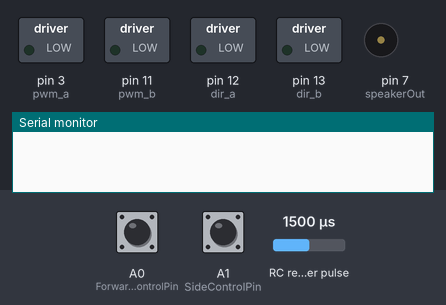
This sketch was run on a simulated Arduino Mega 2560, built with avr-gcc and run on an emulated ATmega2560. Parts: switched loads named in the sketch (green lamp = pin HIGH), buzzer (waves = sounding, pin HIGH), the last lines printed to the serial monitor. Wiring (inferred from the names in the program): RC receiver channel: data A2. Inputs (shaded band) come from the test bench; at power-on: A0 (ForwardControlPin) LOW, A1 (SideControlPin) LOW, RC receiver pulse 1500 µs.

Above: at 1.2 s.
1.3 s: A0 (ForwardControlPin) pulsed HIGH 5 times (0.12 s each, 0.3 s apart)
At 2.4 s:
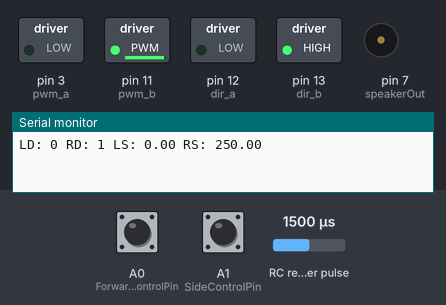
At 4.2 s:
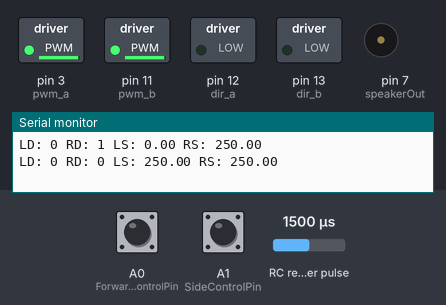
5.8 s: A1 (SideControlPin) pulsed HIGH 5 times (0.12 s each, 0.3 s apart)
At 7.8 s:
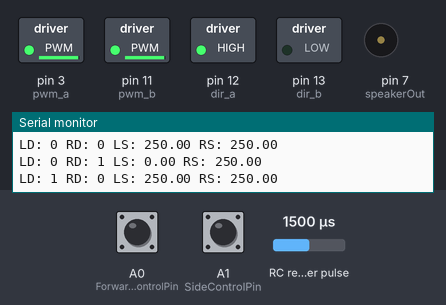
Timing chart, 0 to 10.1 s (numbered marks = the images above; inputs shaded):
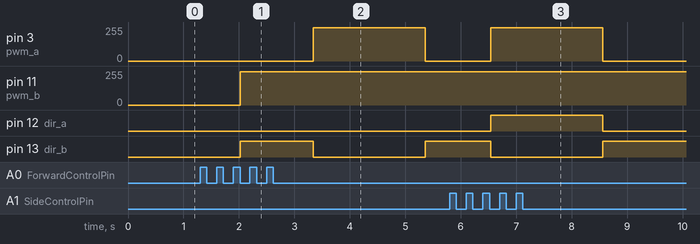

The sketch:

ChinaBot.ino
```cpp
/*
 * ChinaBot
 * -driver for my little robot
 */

//#include "MotorFunctions.h"
#include "BehaviourFunctions.h"
#include "RCControl.h"

Behaviour behaviour;
RCControl rc;

void setup() {

  // put your setup code here, to run once:
  Serial.begin(115200); // Open serial monitor at 115200 baud to see ping results.
  setup_motors();
  stopped();
  //behaviour.init_state();
  rc.Setup();
}

void loop() {
  //behaviour.update();
  rc.Update();
}
```

BehaviourFunctions.cpp
```cpp
#include "BehaviourFunctions.h"
#include "Arduino.h"


bool Behaviour::mObstacleMap[] = {false, false, false};

bool Behaviour::check_timeout(State* state, unsigned long delta_ms)
{
  unsigned long delta = (millis() - state->time_start);
  return ( delta > delta_ms );
}

bool Behaviour::backup(State* state)
{
    if( check_timeout(state,BACKUP_DISTANCE) )
    {

      if( !mObstacleMap[0] ) // if left is clear, go left
      {
        Serial.println("Obstacle Clear On Left->Go Left");
        left();
      }
      else // otherwise, just turn right
      {
        Serial.println("Obstacle -> Go Right");
        right();
      }


      state->next_cmd = &turn;
      state->time_start = millis();

      return true;
    }
    return false;
}

bool Behaviour::turn(State* state)
{
    if( check_timeout(state, TURN_DISTANCE ) )
    {
      //stopped();
      Serial.println("Turn Complete->Detect Left");
      reset_blocked();
      state->next_cmd = &detect_left;
      state->time_start = millis();
      return true;
    }
    return false;
}

bool Behaviour::move_fwd(State* state)
{
  //Serial.println("In move_fwd");
  if( check_timeout(state, TRAVEL_DISTANCE ) )
  {
    Serial.println("mov_fwd: detect_left");
    //stopped();
      state->next_cmd = &detect_left;
      state->time_start = millis();
      return true;
  }
  return false;
}

bool Behaviour::choose_direction(State* state)
{
  Serial.println("choose");
    char o_map[] = {(mObstacleMap[0]?'x':'.'),(mObstacleMap[1]?'x':'.'),(mObstacleMap[2]?'x':'.'),0};
    Serial.println(o_map);
  if( mObstacleMap[0] || mObstacleMap[1] || mObstacleMap[2] )
  {
    Serial.println("Obstacle Detected->Go Backward");
    stopped();
    backward();
    state->next_cmd = &backup;
    state->time_start = millis();

    return true;
  }
  else
  {
    Serial.println("Forward");
    reset_blocked();

    forward();
    state->next_cmd = &move_fwd;
    state->time_start = millis();

    return true;
  }

  return false;
}

bool Behaviour::detect_right(State* state)
{

  //Serial.print(millis());
  //Serial.print(" : ");
  //Serial.print(state->time_start);
  //Serial.println(SENSE_TIMEOUT);
  if( check_timeout(state, SENSE_TIMEOUT) )
  {

    unsigned int distance = sonar_fr.ping_cm();

    if(sonar_fr.check_timer())
    {
      mObstacleMap[2] = ( (distance > 0) && (distance < STANDOFF) );
    }
    else
    {
      Serial.println("right check failed");
      mObstacleMap[2] = false;
      //state->next_cmd = &detect_right;
      //state->time_start = millis();
    }
    //Serial.print("R: ");
    //Serial.println(distance);
    //Serial.print("Check Timer: " );
    //Serial.println(sonar_fr.check_timer());

    state->next_cmd = &choose_direction;
    state->time_start = millis();
    return true;
  }

  return false;
}

bool Behaviour::detect_center(State* state)
{
  // check blocked
  if( check_timeout(state, SENSE_TIMEOUT) )
  {

    int median = sonar_c.ping_median(10);
    unsigned int distance = sonar_c.convert_cm(median);

    if(sonar_c.check_timer())
    {
      mObstacleMap[1] = ( (distance > 0) && (distance < STANDOFF) );
    }
    else
    {
      Serial.println("center check failed");
      mObstacleMap[1] = false;
      //state->next_cmd = &detect_center;
      //state->time_start = millis();
      //return true;
    }
    //Serial.print("C: ");
    //Serial.println(distance);
    //Serial.print("Check Timer: " );
    //Serial.println(sonar_c.check_timer());


    state->next_cmd = &detect_right;
    state->time_start = millis();
    return true;
  }
  return false;
}

bool Behaviour::detect_left(State* state)
{
  if( check_timeout(state,SENSE_TIMEOUT) )
  {

    int median = sonar_fl.ping_median(10);
    unsigned int distance = sonar_fl.convert_cm(median);
    //Serial.print("Check Timer: " );
    //Serial.println(sonar_fl.check_timer());

    if(sonar_fl.check_timer())
    {
      mObstacleMap[0] = ( (distance > 0) && (distance < STANDOFF) );
    }
    else
    {
      mObstacleMap[0] = false;
      //Serial.println("left check failed");
      //state->next_cmd = &detect_left;
      //state->time_start = millis();
      //true;
    }
    ///Serial.print("L: ");
    //Serial.println(distance);
    // if blocked
    state->next_cmd = &detect_center;
    state->time_start = millis();
    return true;
  }
  return false;
}

void Behaviour::init_state(void)
{
  mCurrentCmd = &detect_left;
  mState.next_cmd = &detect_left;
  mState.time_start = millis();
}


void Behaviour::reset_blocked()
{
}

void Behaviour::update()
{
  if( (this->*mCurrentCmd)(&mState))
  {
    //Serial.println("Next Command");
    mCurrentCmd = mState.next_cmd;
  }
}
```

BehaviourFunctions.h
```cpp
#ifndef BEHAVIOUR_FUNCTIONS_H
#define BEHAVIOUR_FUNCTIONS_H

#include "SonarFunctions.h"
#include "MotorFunctions.h"

#define TURN_DISTANCE  300
#define TRAVEL_DISTANCE  100
#define BACKUP_DISTANCE 200
#define STANDOFF 50
#define SENSE_TIMEOUT 1

class Behaviour
{
public:

  struct State
  {
    bool (Behaviour::*next_cmd)(State*);
    unsigned long time_start;
  };

  typedef bool(Behaviour::*FUNC)(State*);


  static bool mObstacleMap[];

  bool check_timeout(State* state, unsigned long delta_ms);

  bool backup(State* state);

  bool turn(State* state);

  bool move_fwd(State* state);

  bool choose_direction(State* state);

  bool detect_right(State* state);

  bool detect_center(State* state);

  bool detect_left(State* state);

  State mState;

  FUNC mCurrentCmd;

  void init_state(void);

  void reset_blocked();

  void update();

};


#endif
```

MotorFunctions.h
```cpp
#ifndef MOTOR_FUNCTIONS
#define MOTOR_FUNCTIONS

static int pwm_a = 3;   //PWM control for motor outputs 1 and 2 is on digital pin 3
static int pwm_b = 11;  //PWM control for motor outputs 3 and 4 is on digital pin 11
static int dir_a = 12;  //direction control for motor outputs 1 and 2 is on digital pin 12
static int dir_b = 13; //direction control for motor outputs 3 and 4 is on digital pin 13
#define SPEED 200

static void setup_motors()
{
  pinMode(pwm_a, OUTPUT);  //Set control pins to be outputs
  pinMode(pwm_b, OUTPUT);
  pinMode(dir_a, OUTPUT);
  pinMode(dir_b, OUTPUT);
}

static void forward() //full speed forward
{
  digitalWrite(dir_a, HIGH);  //Reverse motor direction, 1 high, 2 low
  digitalWrite(dir_b, LOW);  //Reverse motor direction, 3 low, 4 high
  analogWrite(pwm_a, SPEED);    //set both motors to run at (100/255 = 39)% duty cycle
  analogWrite(pwm_b, SPEED);
}

static void backward() //full speed backward
{
  digitalWrite(dir_a, LOW);  //Set motor direction, 1 low, 2 high
  digitalWrite(dir_b, HIGH);  //Set motor direction, 3 high, 4 low
  analogWrite(pwm_a, SPEED);   //set both motors to run at 100% duty cycle (fast)
  analogWrite(pwm_b, SPEED);
}

static void right() //full speed right
{
  digitalWrite(dir_a, HIGH);  //Set motor direction, 1 low, 2 high
  digitalWrite(dir_b, HIGH);  //Set motor direction, 3 high, 4 low
  analogWrite(pwm_a, SPEED);   //set both motors to run at 100% duty cycle (fast)
  analogWrite(pwm_b, SPEED);
}

static void left() //full speed right
{
  digitalWrite(dir_a, LOW);  //Set motor direction, 1 low, 2 high
  digitalWrite(dir_b, LOW);  //Set motor direction, 3 high, 4 low
  analogWrite(pwm_a, SPEED);   //set both motors to run at 100% duty cycle (fast)
  analogWrite(pwm_b, SPEED);
}


static void stopped() //stop
{
  digitalWrite(dir_a, LOW); //Set motor direction, 1 low, 2 high
  digitalWrite(dir_b, LOW); //Set motor direction, 3 high, 4 low
  analogWrite(pwm_a, 0);    //set both motors to run at 100% duty cycle (fast)
  analogWrite(pwm_b, 0);
}

#endif
```

RCControl.cpp
```cpp
#include "RCControl.h"
#include "Arduino.h"


const int RCControl::ForwardControlPin = A0;
const int RCControl::SideControlPin = A1;
const int RCControl::YawPin = A2;

const int RCControl::mPWMAPIN = 3;
const int RCControl::mPWMBPIN = 11;
const int RCControl::mDIRAPIN = 12;
const int RCControl::mDIRBPIN = 13;
const int RCControl::DEADBAND = 50;

const unsigned long RCControl::MIN_DURATION = 1100;
const unsigned long RCControl::MAX_DURATION = 1900;

void RCControl::Setup()
{
  pinMode(mPWMAPIN, OUTPUT);  //Set control pins to be outputs
  pinMode(mPWMBPIN, OUTPUT);
  pinMode(mDIRAPIN, OUTPUT);
  pinMode(mDIRBPIN, OUTPUT);

  player.Setup();
}

void RCControl::Detect()
{
  //Serial.println(pulseIn(ForwardControlPin,HIGH));
  mForwardPWM = map( pulseIn(ForwardControlPin,HIGH),
                     (int)MIN_DURATION,
                     (int)MAX_DURATION,
                     -255,
                      255 );

  mSidePWM = map( pulseIn(SideControlPin,HIGH),
                  (int)MIN_DURATION,
                  (int)MAX_DURATION,
                  -255,
                   255 );

  mSongSelect = map( pulseIn(YawPin,HIGH),
                  (int)MIN_DURATION,
                  (int)MAX_DURATION,
                  -255,
                   255 );

}

void RCControl::Send()
{
  unsigned int left_dir, right_dir;

  if( (abs(mForwardPWM) < DEADBAND)
      or (mForwardPWM < -1000) )
  {
    mForwardPWM = 0;
  }

  if( (abs(mSidePWM) < DEADBAND)
      or (mSidePWM < -1000) )
  {
    mSidePWM = 0;
  }

  left_speed = 1.0*float(-mForwardPWM+mSidePWM);
  right_speed = 1.0*float(mForwardPWM+mSidePWM);


  left_dir  = (left_speed>0?HIGH:LOW);
  right_dir = (right_speed>0?LOW:HIGH);

  left_speed  = constrain(abs(left_speed),0,250);
  right_speed = constrain(abs(right_speed),0,250);

  Serial.print("LD: ");
  Serial.print(left_dir);
  Serial.print(" RD: ");
  Serial.print(right_dir);
  Serial.print(" LS: ");
  Serial.print(left_speed);
  Serial.print(" RS: ");
  Serial.println(right_speed);


  digitalWrite(mDIRAPIN, left_dir);
  digitalWrite(mDIRBPIN, right_dir);
  analogWrite(mPWMAPIN, left_speed);
  analogWrite(mPWMBPIN, right_speed);

}

void RCControl::Update()
{
  Detect();
  Send();
}
```

RCControl.h
```cpp
#ifndef RCCONTROL_H
#define RCCONTROL_H

#include "SongPlayer.h"

class RCControl
{
  public:
  void Setup();
  void Update();


  private:

  void Send();
  void Detect();
  void Mix();

  static const int mPWMAPIN; //PWM control for motor outputs 1 and 2 is on digital pin 3
  static const int mPWMBPIN; //PWM control for motor outputs 3 and 4 is on digital pin 11
  static const int mDIRAPIN; //direction control for motor outputs 1 and 2 is on digital pin 12
  static const int mDIRBPIN; //direction control for motor outputs 3 and 4 is on digital pin 13

  static const int ForwardControlPin;
  static const int SideControlPin;
  static const int YawPin;
  static const unsigned long MIN_DURATION;
  static const unsigned long MAX_DURATION;
  static const int DEADBAND;

  int mForwardPWM;
  int mSidePWM;
  int mSongSelect;

  float left_speed;
  float right_speed;

  SongPlayer player;

};
#endif
```

SonarFunctions.h
```cpp
#ifndef SONAR_FUNCTIONS
#define SONAR_FUNCTIONS

#include <NewPing.h>

#define TRIGGER_PIN_FL  49  // Arduino pin tied to trigger pin on the ultrasonic sensor.
#define ECHO_PIN_FL     48  // Arduino pin tied to echo pin on the ultrasonic sensor.

#define TRIGGER_PIN_C  50  // Arduino pin tied to trigger pin on the ultrasonic sensor.
#define ECHO_PIN_C     51  // Arduino pin tied to echo pin on the ultrasonic sensor.

#define TRIGGER_PIN_FR  53  // Arduino pin tied to trigger pin on the ultrasonic sensor.
#define ECHO_PIN_FR     52  // Arduino pin tied to echo pin on the ultrasonic sensor.
#define MAX_DISTANCE 100 // Maximum distance we want to ping for (in centimeters). Maximum sensor distance is rated at 400-500cm.

static NewPing sonar_fl(TRIGGER_PIN_FL, ECHO_PIN_FL, MAX_DISTANCE); // NewPing setup of pins and maximum distance.
static NewPing sonar_c(TRIGGER_PIN_C, ECHO_PIN_C, MAX_DISTANCE); // NewPing setup of pins and maximum distance.
static NewPing sonar_fr(TRIGGER_PIN_FR, ECHO_PIN_FR, MAX_DISTANCE); // NewPing setup of pins and maximum distance.


#endif
```

SongPlayer.cpp
```cpp
#include "SongPlayer.h"
#include "Arduino.h"

const unsigned int SongPlayer::c3   = 7634;
const unsigned int SongPlayer::d3   = 6803;
const unsigned int SongPlayer::e3   = 6061;
const unsigned int SongPlayer::f3   = 5714;
const unsigned int SongPlayer::g3   = 5102;
const unsigned int SongPlayer::a3   = 4545;
const unsigned int SongPlayer::b3   = 4049;
const unsigned int SongPlayer::c4   = 3816;
const unsigned int SongPlayer::d4   = 3401;
const unsigned int SongPlayer::e4   = 3030;
const unsigned int SongPlayer::f4   = 2865;
const unsigned int SongPlayer::g4   = 2551;
const unsigned int SongPlayer::a4   = 2272;
const unsigned int SongPlayer::a4s  = 2146;
const unsigned int SongPlayer::b4   = 2028;
const unsigned int SongPlayer::c5   = 1912;
const unsigned int SongPlayer::d5   = 1706;
const unsigned int SongPlayer::d5s  = 1608;
const unsigned int SongPlayer::e5   = 1517;
const unsigned int SongPlayer::f5   = 1433;
const unsigned int SongPlayer::g5   = 1276;
const unsigned int SongPlayer::a5   = 1136;
const unsigned int SongPlayer::a5s  = 1073;
const unsigned int SongPlayer::b5   = 1012;
const unsigned int SongPlayer::c6   = 955 ;
const unsigned int SongPlayer::R = 0;

// Melody 1: Star Wars Imperial March
const int SongPlayer::melody1[] = {  a4, R,  a4, R,  a4, R,  f4, R, c5, R,  a4, R,  f4, R, c5, R, a4, R,  e5, R,  e5, R,  e5, R,  f5, R, c5, R,  g5, R,  f5, R,  c5, R, a4, R};
const int SongPlayer::beats1[]  = {  50, 20, 50, 20, 50, 20, 40, 5, 20, 5,  60, 10, 40, 5, 20, 5, 60, 80, 50, 20, 50, 20, 50, 20, 40, 5, 20, 5,  60, 10, 40, 5,  20, 5, 60, 40};

// Melody 2: Star Wars Theme
const int SongPlayer::melody2[] = {  f4,  f4, f4,  a4s,   f5,  d5s,  d5,  c5, a5s, f5, d5s,  d5,  c5, a5s, f5, d5s, d5, d5s,   c5};
const int SongPlayer::beats2[]  = {  21,  21, 21,  128,  128,   21,  21,  21, 128, 64,  21,  21,  21, 128, 64,  21, 21,  21, 128 };

const int SongPlayer::MAX_COUNT = sizeof(melody1) / 2; // Melody length, for looping.

const long SongPlayer::tempo = 10000; // Set overall tempo

const int SongPlayer::pause = 1000; // Set length of pause between notes

const int SongPlayer::rest_count = 50; // Loop variable to increase Rest length (BLETCHEROUS HACK; See NOTES)

const unsigned int SongPlayer::speakerOut = 7;

void SongPlayer::Setup()
{
   pinMode(speakerOut, OUTPUT);
   toneM = 0;
   beat = 0;
   duration = 0;
}

void SongPlayer::Play()
{
  for (int i=0; i<MAX_COUNT; i++)
  {
    toneM = melody1[i];
    beat = beats1[i];

    duration = beat * tempo; // Set up timing

    PlayTone(); // A pause between notes
    delayMicroseconds(pause);
  }
}

void SongPlayer::PlayTone()
{
  long elapsed_time = 0;
  if (toneM > 0) { // if this isn't a Rest beat, while the tone has
    //  played less long than 'duration', pulse speaker HIGH and LOW
    while (elapsed_time < duration) {

      digitalWrite(speakerOut,HIGH);
      delayMicroseconds(toneM / 2);

      // DOWN
      digitalWrite(speakerOut, LOW);
      delayMicroseconds(toneM / 2);

      // Keep track of how long we pulsed
      elapsed_time += (toneM);
    }
  }
  else { // Rest beat; loop times delay
    for (int j = 0; j < rest_count; j++) { // See NOTE on rest_count
      delayMicroseconds(duration);
    }
  }
}
```

SongPlayer.h
```cpp
#ifndef SONG_PLAYER_H
#define SONG_PLAYER_H
class SongPlayer
{
  public:
    void Setup();
    void Play();
  private:
    void PlayTone();
static const unsigned int c3 ;
static const unsigned int d3 ;
static const unsigned int e3 ;
static const unsigned int f3 ;
static const unsigned int g3 ;
static const unsigned int a3 ;
static const unsigned int b3 ;
static const unsigned int c4 ;     // 261 Hz
static const unsigned int d4 ;     // 294 Hz
static const unsigned int e4 ;     // 329 Hz
static const unsigned int f4 ;     // 349 Hz
static const unsigned int g4 ;     // 392 Hz
static const unsigned int a4 ;     // 440 Hz
static const unsigned int a4s;
static const unsigned int b4 ;     // 493 Hz
static const unsigned int c5 ;     // 523 Hz
static const unsigned int d5 ;
static const unsigned int d5s;
static const unsigned int e5 ;     // 659 Hz
static const unsigned int f5 ;     // 698 Hz
static const unsigned int g5 ;
static const unsigned int a5 ;
static const unsigned int a5s;
static const unsigned int b5 ;
static const unsigned int c6 ;
static const unsigned int R;

// Melody 1: Star Wars Imperial March
static const int melody1[];
static const int beats1[];
// Melody 2: Star Wars Theme
static const int melody2[];
static const int beats2[];
static const int MAX_COUNT;
static const long tempo;
static const int pause;
static const int rest_count;
static const unsigned int speakerOut;

int toneM;
int beat;
long duration;
int potVal;

};

#endif
```

Measured:
- after the input at 1.3 s, pin 3 (pwm_a): 0/255 → 250/255 after 2.0 s, → 0/255 2.0 s later
- after the input at 5.8 s, pin 3 (pwm_a): 0/255 → 250/255 after 0.74 s, → 0/255 2.0 s later; pin 12 (dir_a): LOW → HIGH after 0.74 s, → LOW 2.0 s later; pin 13 (dir_b): HIGH → LOW after 0.74 s, → HIGH 2.0 s later
